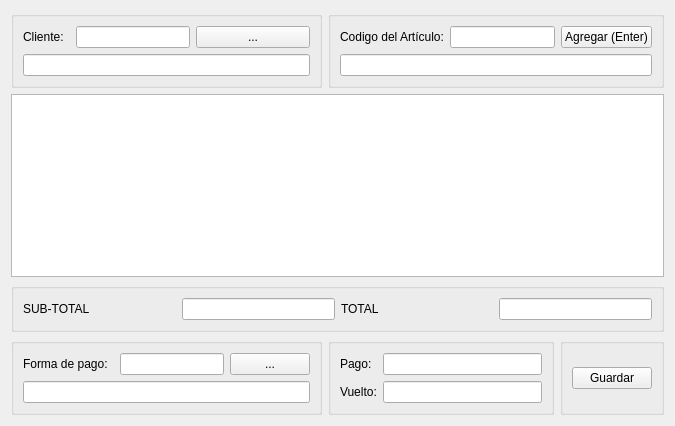
<?xml version="1.0" encoding="UTF-8"?>
<ui version="4.0">
 <class>Form</class>
 <widget class="QWidget" name="Form">
  <property name="geometry">
   <rect>
    <x>0</x>
    <y>0</y>
    <width>675</width>
    <height>426</height>
   </rect>
  </property>
  <property name="windowTitle">
   <string>Venta Rápida</string>
  </property>
  <layout class="QGridLayout" name="gridLayout_8">
   <item row="0" column="0">
    <widget class="QGroupBox" name="groupBox_3">
     <property name="title">
      <string/>
     </property>
     <layout class="QGridLayout" name="gridLayout_3">
      <item row="0" column="0">
       <widget class="QLabel" name="label_3">
        <property name="text">
         <string>Cliente:</string>
        </property>
       </widget>
      </item>
      <item row="0" column="3">
       <widget class="QPushButton" name="pushButton">
        <property name="sizePolicy">
         <sizepolicy hsizetype="Expanding" vsizetype="Expanding">
          <horstretch>0</horstretch>
          <verstretch>0</verstretch>
         </sizepolicy>
        </property>
        <property name="text">
         <string>...</string>
        </property>
       </widget>
      </item>
      <item row="0" column="2">
       <widget class="QLineEdit" name="lineEdit_3">
        <property name="sizePolicy">
         <sizepolicy hsizetype="Expanding" vsizetype="Expanding">
          <horstretch>0</horstretch>
          <verstretch>0</verstretch>
         </sizepolicy>
        </property>
       </widget>
      </item>
      <item row="1" column="0" colspan="4">
       <widget class="QLineEdit" name="lineEdit_7">
        <property name="sizePolicy">
         <sizepolicy hsizetype="Expanding" vsizetype="Expanding">
          <horstretch>0</horstretch>
          <verstretch>0</verstretch>
         </sizepolicy>
        </property>
       </widget>
      </item>
     </layout>
    </widget>
   </item>
   <item row="0" column="1" colspan="2">
    <widget class="QGroupBox" name="groupBox_2">
     <property name="title">
      <string/>
     </property>
     <layout class="QGridLayout" name="gridLayout_2">
      <item row="0" column="2">
       <widget class="QPushButton" name="pushButton_2">
        <property name="sizePolicy">
         <sizepolicy hsizetype="Expanding" vsizetype="Expanding">
          <horstretch>0</horstretch>
          <verstretch>0</verstretch>
         </sizepolicy>
        </property>
        <property name="text">
         <string>Agregar (Enter)</string>
        </property>
       </widget>
      </item>
      <item row="0" column="1">
       <widget class="QLineEdit" name="lineEdit_4">
        <property name="sizePolicy">
         <sizepolicy hsizetype="Expanding" vsizetype="Expanding">
          <horstretch>0</horstretch>
          <verstretch>0</verstretch>
         </sizepolicy>
        </property>
       </widget>
      </item>
      <item row="0" column="0">
       <widget class="QLabel" name="label_4">
        <property name="sizePolicy">
         <sizepolicy hsizetype="Expanding" vsizetype="Expanding">
          <horstretch>0</horstretch>
          <verstretch>0</verstretch>
         </sizepolicy>
        </property>
        <property name="text">
         <string>Codigo del Artículo:</string>
        </property>
       </widget>
      </item>
      <item row="1" column="0" colspan="3">
       <widget class="QLineEdit" name="lineEdit_5">
        <property name="sizePolicy">
         <sizepolicy hsizetype="Expanding" vsizetype="Expanding">
          <horstretch>0</horstretch>
          <verstretch>0</verstretch>
         </sizepolicy>
        </property>
       </widget>
      </item>
     </layout>
    </widget>
   </item>
   <item row="2" column="0" colspan="3">
    <widget class="QTableWidget" name="tableWidget"/>
   </item>
   <item row="4" column="0">
    <widget class="QGroupBox" name="groupBox_5">
     <property name="title">
      <string/>
     </property>
     <layout class="QGridLayout" name="gridLayout_5">
      <item row="0" column="0">
       <widget class="QLabel" name="label_6">
        <property name="text">
         <string>Forma de pago:</string>
        </property>
       </widget>
      </item>
      <item row="0" column="3">
       <widget class="QPushButton" name="pushButton_3">
        <property name="sizePolicy">
         <sizepolicy hsizetype="Expanding" vsizetype="Expanding">
          <horstretch>0</horstretch>
          <verstretch>0</verstretch>
         </sizepolicy>
        </property>
        <property name="text">
         <string>...</string>
        </property>
       </widget>
      </item>
      <item row="0" column="2">
       <widget class="QLineEdit" name="lineEdit_6">
        <property name="sizePolicy">
         <sizepolicy hsizetype="Expanding" vsizetype="Expanding">
          <horstretch>0</horstretch>
          <verstretch>0</verstretch>
         </sizepolicy>
        </property>
       </widget>
      </item>
      <item row="1" column="0" colspan="4">
       <widget class="QLineEdit" name="lineEdit_8">
        <property name="sizePolicy">
         <sizepolicy hsizetype="Expanding" vsizetype="Expanding">
          <horstretch>0</horstretch>
          <verstretch>0</verstretch>
         </sizepolicy>
        </property>
       </widget>
      </item>
     </layout>
    </widget>
   </item>
   <item row="4" column="1">
    <widget class="QGroupBox" name="groupBox_6">
     <property name="title">
      <string/>
     </property>
     <layout class="QGridLayout" name="gridLayout_6">
      <item row="0" column="0">
       <widget class="QLabel" name="label_7">
        <property name="text">
         <string>Pago:</string>
        </property>
       </widget>
      </item>
      <item row="1" column="0">
       <widget class="QLabel" name="label_8">
        <property name="text">
         <string>Vuelto:</string>
        </property>
       </widget>
      </item>
      <item row="1" column="1">
       <widget class="QLineEdit" name="lineEdit_10">
        <property name="sizePolicy">
         <sizepolicy hsizetype="Expanding" vsizetype="Expanding">
          <horstretch>0</horstretch>
          <verstretch>0</verstretch>
         </sizepolicy>
        </property>
       </widget>
      </item>
      <item row="0" column="1">
       <widget class="QLineEdit" name="lineEdit_9">
        <property name="sizePolicy">
         <sizepolicy hsizetype="Expanding" vsizetype="Expanding">
          <horstretch>0</horstretch>
          <verstretch>0</verstretch>
         </sizepolicy>
        </property>
       </widget>
      </item>
     </layout>
    </widget>
   </item>
   <item row="4" column="2">
    <widget class="QGroupBox" name="groupBox_7">
     <property name="title">
      <string/>
     </property>
     <layout class="QGridLayout" name="gridLayout_7">
      <item row="0" column="0">
       <widget class="QPushButton" name="pushButton_4">
        <property name="text">
         <string>Guardar</string>
        </property>
       </widget>
      </item>
     </layout>
    </widget>
   </item>
   <item row="3" column="0" colspan="3">
    <widget class="QGroupBox" name="groupBox">
     <property name="title">
      <string/>
     </property>
     <layout class="QGridLayout" name="gridLayout">
      <item row="0" column="1">
       <widget class="QLineEdit" name="lineEdit">
        <property name="sizePolicy">
         <sizepolicy hsizetype="Expanding" vsizetype="Expanding">
          <horstretch>0</horstretch>
          <verstretch>0</verstretch>
         </sizepolicy>
        </property>
       </widget>
      </item>
      <item row="0" column="2">
       <widget class="QLabel" name="label_2">
        <property name="sizePolicy">
         <sizepolicy hsizetype="Expanding" vsizetype="Expanding">
          <horstretch>0</horstretch>
          <verstretch>0</verstretch>
         </sizepolicy>
        </property>
        <property name="text">
         <string>TOTAL</string>
        </property>
       </widget>
      </item>
      <item row="0" column="0">
       <widget class="QLabel" name="label">
        <property name="sizePolicy">
         <sizepolicy hsizetype="Expanding" vsizetype="Expanding">
          <horstretch>0</horstretch>
          <verstretch>0</verstretch>
         </sizepolicy>
        </property>
        <property name="text">
         <string>SUB-TOTAL</string>
        </property>
       </widget>
      </item>
      <item row="0" column="3">
       <widget class="QLineEdit" name="lineEdit_2">
        <property name="sizePolicy">
         <sizepolicy hsizetype="Expanding" vsizetype="Expanding">
          <horstretch>0</horstretch>
          <verstretch>0</verstretch>
         </sizepolicy>
        </property>
        <property name="text">
         <string/>
        </property>
       </widget>
      </item>
     </layout>
    </widget>
   </item>
  </layout>
 </widget>
 <resources/>
 <connections/>
</ui>
